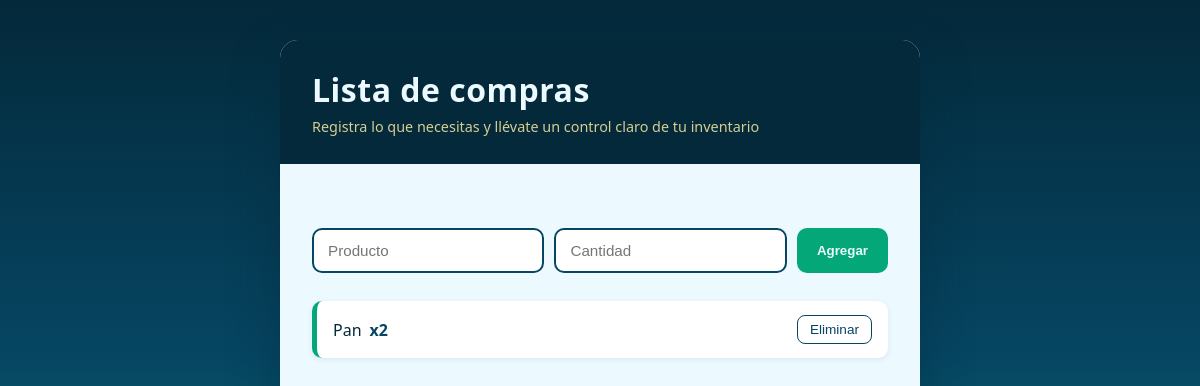
Before: / with the older database file.
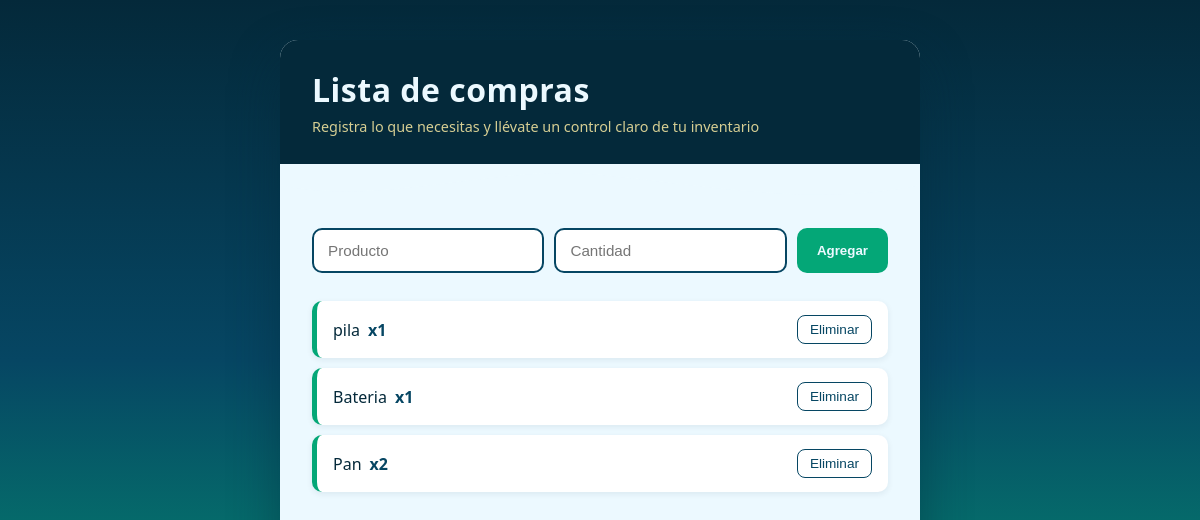
After: the same page with the newer database file.
### compras/models.py (models this page shows, shortened)
class Producto(models.Model):
    nombre = models.CharField(max_length=120)
    cantidad = models.PositiveIntegerField(default=1)
    comprado = models.BooleanField(default=False)
    creado = models.DateTimeField(auto_now_add=True)

### compras/views.py (the view)
# urls.py: path("", views.lista_productos, name="lista_productos"),
def lista_productos(request):
    if request.method == "POST":
        nombre = request.POST.get("nombre")
        cantidad = request.POST.get("cantidad")
        if nombre and cantidad:
            Producto.objects.create(nombre=nombre, cantidad=cantidad)
        return redirect("lista_productos")
    productos = Producto.objects.all().order_by("-creado")
    return render(request, "compras/lista.html", {"productos": productos})

### compras/templates/compras/lista.html (shortened to what this page needs)
<!DOCTYPE html>
<html lang="es">
<head>
</head>
<body>
    <div class="contenedor">
        <div class="cabecera">
            <h1>Lista de compras</h1>
            <p>Registra lo que necesitas y llévate un control claro de tu inventario</p>
        </div>
        <svg class="ola" viewBox="0 0 1440 60" preserveAspectRatio="none">
            <path fill="#ecf9ff" d="M0,32 C240,64 480,0 720,16 C960,32 1200,64 1440,32 L1440,60 L0,60 Z"></path>
        </svg>
        <div class="cuerpo">
            <form class="agregar" method="post">
                <input type="text" name="nombre" placeholder="Producto" required>
                <input type="number" name="cantidad" placeholder="Cantidad" min="1" required>
                <button type="submit">Agregar</button>
            </form>
            <ul class="productos">
                {% for producto in productos %}
                    <li>
                        <span>{{ producto.nombre }}<span class="cantidad">x{{ producto.cantidad }}</span></span>
                        <form class="borrar-form" method="post" action="{% url 'borrar_producto' producto.id %}">
                            <button type="submit">Eliminar</button>
                        </form>
                    </li>
                {% empty %}
                    <li class="vacio" style="border:none; box-shadow:none; justify-content:center;">
                        No hay productos todavía
                    </li>
                {% endfor %}
            </ul>
        </div>
    </div>
</body>
</html>

### compras/templates/compras/lista.html (style rules this page uses)
:root { --azul-profundo: #04293a; --azul-medio: #064663; --turquesa: #04a777; --espuma: #ecf9ff; --arena: #d6ce93; --texto: #04293a; }
* { box-sizing: border-box; }
body { margin: 0; font-family: 'Segoe UI', Tahoma, Geneva, Verdana, sans-serif; background: linear-gradient(180deg, var(--azul-profundo) 0%, var(--azul-medio) 45%, var(--turquesa) 100%); min-height: 100vh; color: var(--texto); display: flex; justify-content: center; padding: 40px 16px; }
.contenedor { width: 100%; max-width: 640px; background: var(--espuma); border-radius: 18px; box-shadow: 0 20px 50px rgba(4, 41, 58, 0.45); overflow: hidden; }
.cabecera { background: var(--azul-profundo); padding: 28px 32px; position: relative; }
.cabecera h1 { margin: 0; color: var(--espuma); font-weight: 600; letter-spacing: 0.5px; }
.cabecera p { margin: 6px 0 0; color: var(--arena); font-size: 0.9rem; }
.ola { display: block; width: 100%; height: 40px; margin-bottom: -4px; }
.cuerpo { padding: 28px 32px 36px; }
form.agregar { display: flex; gap: 10px; margin-bottom: 28px; flex-wrap: wrap; }
form.agregar input { flex: 1; min-width: 120px; padding: 12px 14px; border: 2px solid var(--azul-medio); border-radius: 10px; font-size: 0.95rem; background: #ffffff; color: var(--texto); }
form.agregar button { background: var(--turquesa); color: var(--espuma); border: none; padding: 12px 20px; border-radius: 10px; font-weight: 600; cursor: pointer; transition: background 0.2s ease; }
ul.productos { list-style: none; margin: 0; padding: 0; display: flex; flex-direction: column; gap: 10px; }
ul.productos li { display: flex; justify-content: space-between; align-items: center; background: #ffffff; border-left: 5px solid var(--turquesa); padding: 14px 16px; border-radius: 10px; box-shadow: 0 2px 6px rgba(4, 41, 58, 0.08); }
ul.productos li span { font-weight: 500; }
ul.productos li .cantidad { color: var(--azul-medio); font-weight: 600; margin-left: 8px; }
.borrar-form button { background: transparent; border: 1px solid var(--azul-medio); color: var(--azul-medio); padding: 6px 12px; border-radius: 8px; cursor: pointer; font-size: 0.85rem; transition: all 0.2s ease; }

Changed rows visible on the page:
added Producto: nombre "pila", cantidad "1"
added Producto: nombre "Bateria", cantidad "1"
